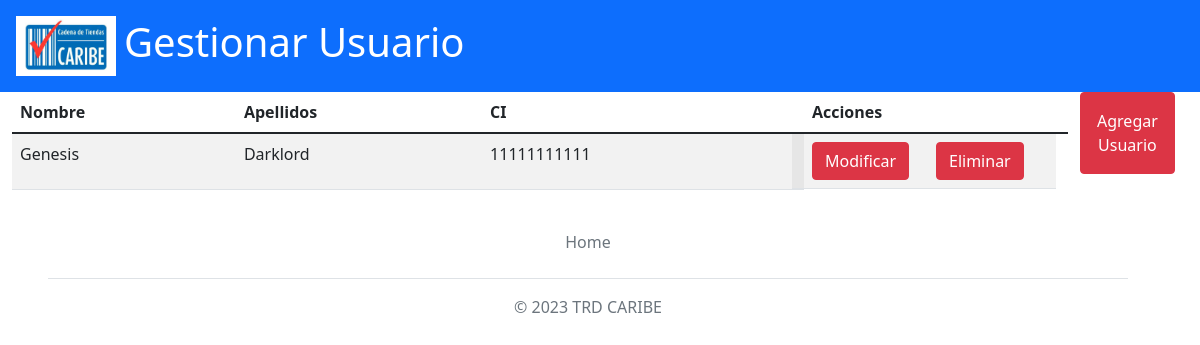
/gestionarUsuario/ (signed in), run on the app's committed database.
### main/models.py (models this page shows, shortened)
class usuario(models.Model):
    nombre = models.CharField(max_length=30)
    apellidos = models.CharField(max_length=60)
    ci = models.CharField(max_length=11)

### main/views.py (the view)
# urls.py: path('gestionarUsuario/', views.gestionarUsuario, name = 'gestionarUsuario'),
@login_required
def gestionarUsuario(request):
    usuarios = usuario.objects.order_by('nombre')
    context = {'lista_usuarios' : usuarios}
    return render(request, 'gestionarUsuario.html', context)

### main/templates/gestionarUsuario.html (shortened to what this page needs)
{% extends 'base.html' %}
 {% load static %}
 {% block content %}
    <body>
      <header class="p-3 bg-primary">
        <div class="d-flex flex-wrap align-items-center justify-content-center justify-content-lg-start">
          <a href="{% url 'paginaPrincipal' %}" class = "d-flex align-items-center mb-2 mb-lg-0 text-white text-decoration-none">
            <img class="bi me-2" width="100" height="60" aria-label="TRD CARIBE" src="{% static 'img/logo.jpg' %}"/>
          </a>
          <h1 class = "text-white">Gestionar Usuario</h1>
        </div>
      </header>
      <div class="container-fluid row mb-4">
        <table class="table table-striped col">
          <thead>
          <tr>
            <th scope="col">Nombre</th>
            <th scope="col">Apellidos</th>
            <th scope="col">CI</th>
            <th scope="col" class="col-3">Acciones</th>
          </tr>
          </thead>
          <tbody>
            {% for u in lista_usuarios %}
            <tr>
              <td id="Nombre">{{u.nombre}}</td>
              <td>{{u.apellidos}}</td>
              <td>{{u.ci}}</td>
              <td class="container-fluid row">
                <div class="col">
                    <form action="{% url 'verUsuario' u.id %}" method="post">
                    <input type="submit" class="btn btn-danger" value="Modificar">
                  </form>
                </div>
                <div class="col">
                  <form action="{% url 'eliminarUsuario' u.id %}" method="post">
                    <input type="submit" class="btn btn-danger" value="Eliminar">
                  </form>
                </div>
              </td>
            </tr>
            {%endfor%}
          </tbody>
        </table>
      <div class="col-1">
        <a href="{% url 'agregarUsuario' %}" class="btn btn-danger p-3">Agregar Usuario</a>
      </div>
    </body>
    {% endblock %}

### data on the page
usuario: nombre "Genesis", apellidos "Darklord", ci "11111111111"
